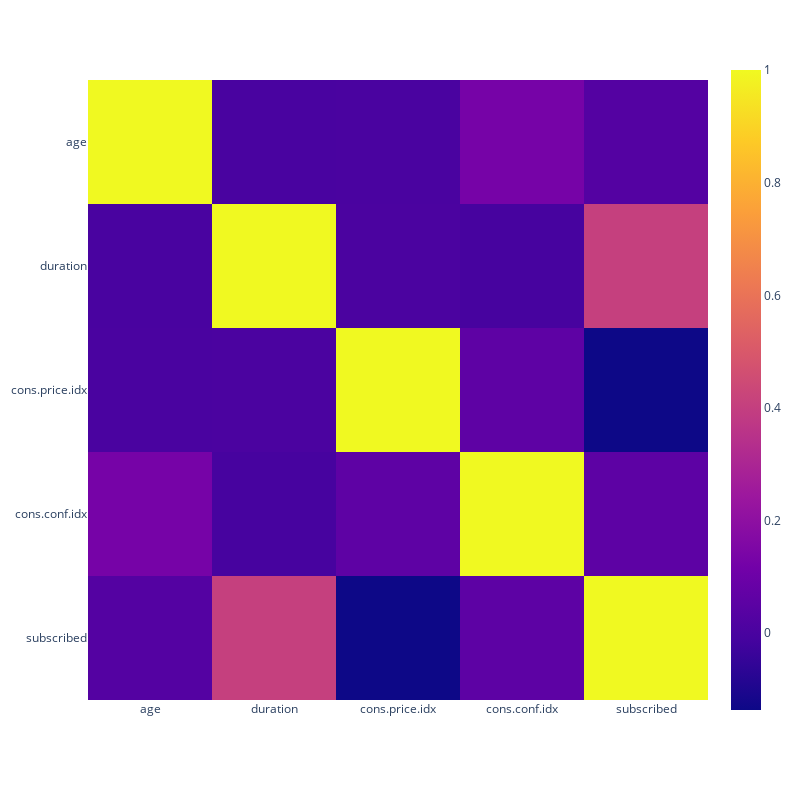

Write notebook code for a chart like this one.
### Markdown cell above
## Analisis de variables numericas vs target

### Code cell
numeric_cols_test=['age','duration','cons.price.idx','cons.conf.idx','subscribed']

df_enc_corr = df_encoded[numeric_cols_test].corr()
px.imshow(df_enc_corr,  width=800, height=800)

### Figure 1 — Plotly figure (JSON) as saved in the notebook; plotly's stock layout.template omitted (floating-point values rounded to 4 significant figures)
{"data": [{"coloraxis": "coloraxis", "hovertemplate": "x: %{x}<br>y: %{y}<br>color: %{z}<extra></extra>", "name": "0", "type": "heatmap", "x": ["age", "duration", "cons.price.idx", "cons.conf.idx", "subscribed"], "xaxis": "x", "y": ["age", "duration", "cons.price.idx", "cons.conf.idx", "subscribed"], "yaxis": "y", "z": [[1, -0.0007993, 0.0009594, 0.129, 0.03041], [-0.0007993, 1, 0.005307, -0.008096, 0.4053], [0.0009594, 0.005307, 1, 0.05911, -0.1363], [0.129, -0.008096, 0.05911, 1, 0.05495], [0.03041, 0.4053, -0.1363, 0.05495, 1]]}], "layout": {"coloraxis": {"colorscale": [[0, "#0d0887"], [0.1111, "#46039f"], [0.2222, "#7201a8"], [0.3333, "#9c179e"], [0.4444, "#bd3786"], [0.5556, "#d8576b"], [0.6667, "#ed7953"], [0.7778, "#fb9f3a"], [0.8889, "#fdca26"], [1, "#f0f921"]]}, "height": 800, "margin": {"t": 60}, "width": 800, "xaxis": {"anchor": "y", "constrain": "domain", "domain": [0, 1], "scaleanchor": "y"}, "yaxis": {"anchor": "x", "autorange": "reversed", "constrain": "domain", "domain": [0, 1]}}}
